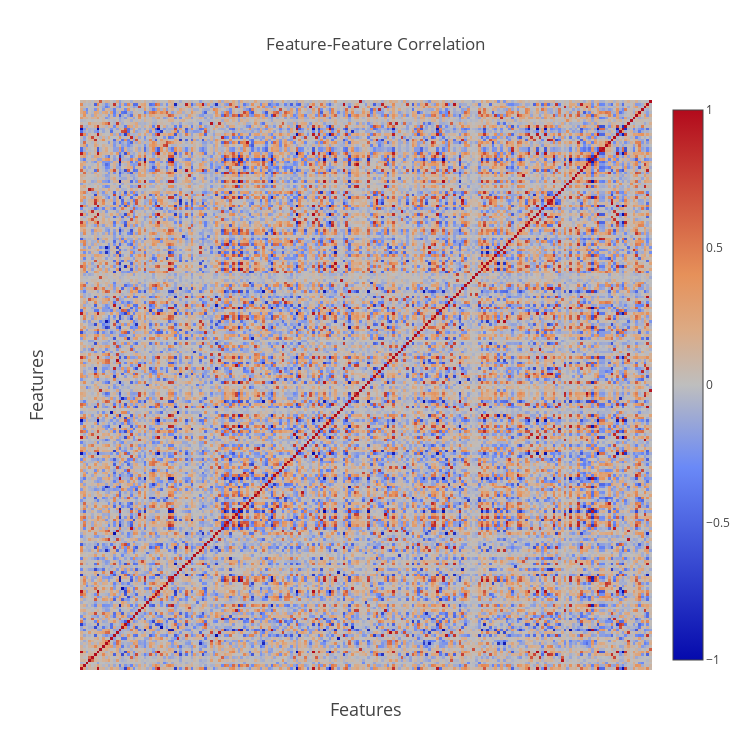

Notebook cell for this chart:
### Markdown cell above
### Correlations

### Code cell
#Correlations between features
featCol = features
corrFeat = trainStd[featCol].corr()
dataCorrFeat = [go.Heatmap(x = featCol, y = featCol, z = corrFeat.values,
                          zmin = -1, zmax = 1, showscale = True)]
layout = dict(title = 'Feature-Feature Correlation',
             xaxis = dict(title = 'Features', titlefont = dict(size = 18),
                          showticklabels = False, ticks = ""),
              yaxis = dict(title = 'Features', titlefont = dict(size = 18),
                          showticklabels = False, ticks = ""),
              width = 750, height = 750,
              autosize = False
              )
figure = dict(data = dataCorrFeat, layout = layout)
iplot(figure)

### Figure 1 — Plotly figure (JSON) as saved in the notebook; plotly's stock layout.template omitted (floating-point values rounded to 4 significant figures; data arrays with more than 128 entries replaced by an {"elided": "..."} marker saying what was removed)
{"data": [{"showscale": true, "type": "heatmap", "x": {"elided": "207 str values"}, "y": {"elided": "207 str values"}, "z": {"elided": "207x207 float values"}, "zmax": 1, "zmin": -1}], "layout": {"autosize": false, "height": 750, "title": "Feature-Feature Correlation", "width": 750, "xaxis": {"showticklabels": false, "ticks": "", "title": "Features", "titlefont": {"size": 18}}, "yaxis": {"showticklabels": false, "ticks": "", "title": "Features", "titlefont": {"size": 18}}}}
